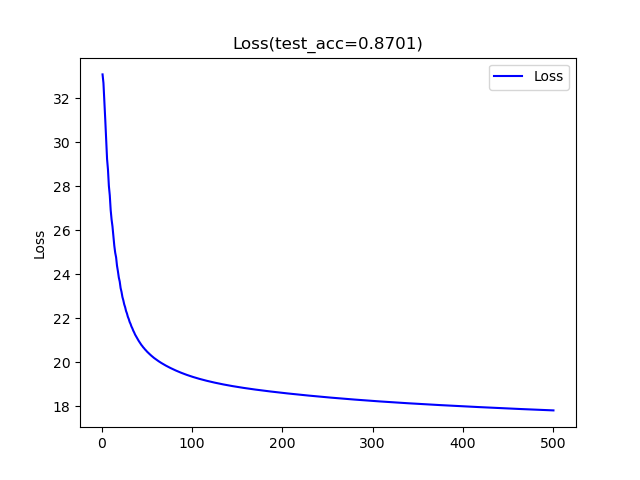

Recreate this plot in Python.

import numpy as np
import time
import matplotlib.pyplot as plt
from tqdm import tqdm

np.random.seed(306)


def load_data(filename):
    with open(filename, 'rb') as f:
        magic = int.from_bytes(f.read(4), byteorder='big')
        assert magic == 2051, 'Invalid magic number ' + str(magic)
        num_images = int.from_bytes(f.read(4), byteorder='big')
        num_rows = int.from_bytes(f.read(4), byteorder='big')
        num_cols = int.from_bytes(f.read(4), byteorder='big')
        data = np.frombuffer(f.read(), dtype=np.uint8).reshape(num_images, num_rows, num_cols)
        return data


def load_label(filename):
    with open(filename, 'rb') as f:
        magic = int.from_bytes(f.read(4), byteorder='big')
        assert magic == 2049, 'Invalid magic number ' + str(magic)
        num_labels = int.from_bytes(f.read(4), byteorder='big')
        labels = np.frombuffer(f.read(), dtype=np.uint8)
    return labels


train_data_path = '../data/train_data'
train_label_path = '../data/train_label'
test_data_path = '../data/test_data'
test_label_path = '../data/test_label'
train_data = load_data(train_data_path)
train_label = load_label(train_label_path)
test_data = load_data(test_data_path)
test_label = load_label(test_label_path)


train_data = train_data.reshape(train_data.shape[0], -1) / 255.0  # (60000, 784)
test_data = test_data.reshape(test_data.shape[0], -1) / 255.0
num_classes = 10
train_label_one_hot = np.eye(num_classes)[train_label]  # (60000, 10)
test_label_one_hot = np.eye(num_classes)[test_label]


class MLP:
    def __init__(self, input_size, output_size):
        self.input_size = input_size
        self.output_size = output_size
        self.W1 = np.random.randn(input_size, 256)
        self.W2 = np.random.randn(256, output_size)
        self.b1 = np.zeros(256)
        self.b2 = np.zeros(output_size)
        self.loss = []
        self.lbd = 0.0001

    def softmax(self, x):
        x = x - np.max(x, axis=-1, keepdims=True)
        return np.exp(x) / np.sum(np.exp(x), axis=-1, keepdims=True)

    def cross_entropy(self, y_pred, y_true):
        return np.mean(-np.sum(y_true * np.log(y_pred + 1e-8), axis=-1))

    def relu(self, x):
        return np.maximum(0, x)

    def train(self, X, y, epoch=100, lr=0.2):
        for e in tqdm(range(epoch)):
            h1 = X @ self.W1 + self.b1
            h1 = self.relu(h1)
            y_pred = h1 @ self.W2 + self.b2
            y_pred = self.softmax(y_pred)
            self.loss.append(self.cross_entropy(y_pred, y) + self.lbd * (np.sum(np.abs(self.W1)) + np.sum(np.abs(self.W2))))
            dy = y_pred - y
            dW2 = h1.T @ dy / X.shape[0]
            db2 = np.sum(dy, axis=0) / X.shape[0]
            dh1 = dy @ self.W2.T * (h1 > 0) / X.shape[0]
            dW1 = X.T @ dh1 / X.shape[0]
            db1 = np.sum(dh1, axis=0) / X.shape[0]
            self.W2 -= lr * self.lbd * np.sign(self.W2)
            self.W2 -= lr * dW2
            self.b2 -= lr * db2
            self.W1 -= lr * self.lbd * np.sign(self.W1)
            self.W1 -= lr * dW1
            self.b1 -= lr * db1

    def test(self, X, y):
        h1 = X @ self.W1 + self.b1
        h1 = self.relu(h1)
        y_pred = h1 @ self.W2 + self.b2
        y_pred = self.softmax(y_pred)
        acc = np.mean(np.argmax(y_pred, axis=-1) == np.argmax(y, axis=-1))
        return acc

    def plot_loss(self, fig_name, acc):
        xs = range(1, len(self.loss) + 1)
        plt.plot(xs, self.loss, 'b', label='Loss')
        plt.title(f'Loss(test_acc={acc:.4f})')
        plt.xlabel('')
        plt.ylabel('Loss')
        plt.legend()
        plt.savefig(fig_name)


model = MLP(784, 10)
model.train(train_data, train_label_one_hot, epoch=500, lr=0.12)
model.plot_loss('L1.png', model.test(test_data, test_label_one_hot))
